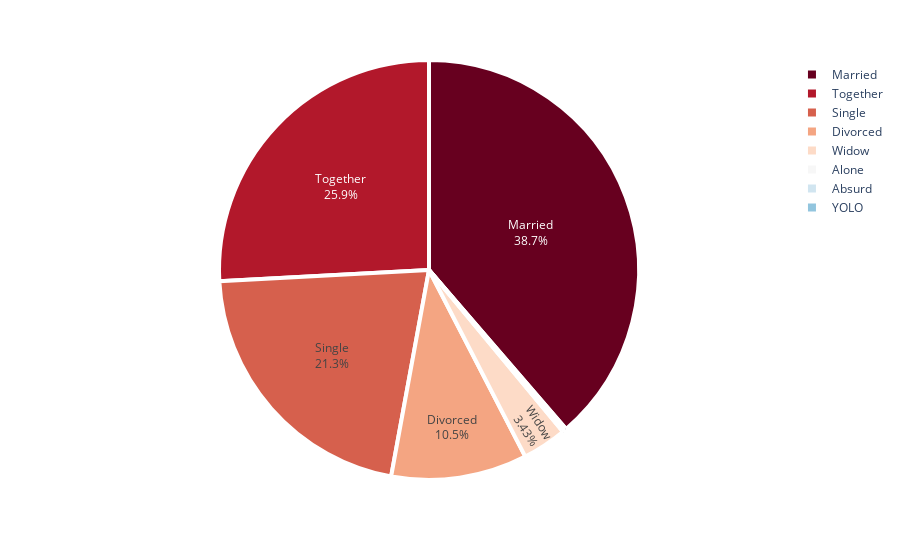

Source (notebook cell):
### Markdown cell above
# Marital Status:

### Code cell
maritalstatus = data.Marital_Status.value_counts()

fig = px.pie(maritalstatus, 
             values = maritalstatus.values, 
             names = maritalstatus.index,
             color_discrete_sequence=px.colors.sequential.RdBu)
fig.update_traces(textposition='inside', textinfo='percent+label', 
                  marker = dict(line = dict(color = 'white', width = 4)))
fig.show()

### Figure 1 — Plotly figure (JSON) as saved in the notebook; plotly's stock layout.template omitted (floating-point values rounded to 4 significant figures)
{"data": [{"domain": {"x": [0, 1], "y": [0, 1]}, "hovertemplate": "Marital_Status=%{label}<br>value=%{value}<extra></extra>", "labels": ["Married", "Together", "Single", "Divorced", "Widow", "Alone", "Absurd", "YOLO"], "legendgroup": "", "marker": {"line": {"color": "white", "width": 4}}, "name": "", "showlegend": true, "textinfo": "percent+label", "textposition": "inside", "type": "pie", "values": [857, 573, 471, 232, 76, 3, 2, 2]}], "layout": {"legend": {"tracegroupgap": 0}, "margin": {"t": 60}, "piecolorway": ["rgb(103,0,31)", "rgb(178,24,43)", "rgb(214,96,77)", "rgb(244,165,130)", "rgb(253,219,199)", "rgb(247,247,247)", "rgb(209,229,240)", "rgb(146,197,222)", "rgb(67,147,195)", "rgb(33,102,172)", "rgb(5,48,97)"]}}
